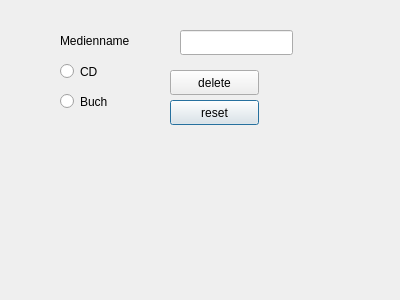
<?xml version="1.0" encoding="UTF-8"?>
<ui version="4.0">
 <class>delete_item</class>
 <widget class="QDialog" name="delete_item">
  <property name="geometry">
   <rect>
    <x>0</x>
    <y>0</y>
    <width>400</width>
    <height>300</height>
   </rect>
  </property>
  <property name="windowTitle">
   <string>Dialog</string>
  </property>
  <widget class="QLabel" name="label">
   <property name="geometry">
    <rect>
     <x>60</x>
     <y>30</y>
     <width>101</width>
     <height>21</height>
    </rect>
   </property>
   <property name="text">
    <string>Medienname</string>
   </property>
  </widget>
  <widget class="QLineEdit" name="ln_loeschen">
   <property name="geometry">
    <rect>
     <x>180</x>
     <y>30</y>
     <width>113</width>
     <height>25</height>
    </rect>
   </property>
  </widget>
  <widget class="QRadioButton" name="rb_cd">
   <property name="geometry">
    <rect>
     <x>60</x>
     <y>60</y>
     <width>112</width>
     <height>23</height>
    </rect>
   </property>
   <property name="text">
    <string>CD</string>
   </property>
  </widget>
  <widget class="QRadioButton" name="rb_book">
   <property name="geometry">
    <rect>
     <x>60</x>
     <y>90</y>
     <width>112</width>
     <height>23</height>
    </rect>
   </property>
   <property name="text">
    <string>Buch</string>
   </property>
  </widget>
  <widget class="QPushButton" name="reset">
   <property name="geometry">
    <rect>
     <x>170</x>
     <y>100</y>
     <width>89</width>
     <height>25</height>
    </rect>
   </property>
   <property name="text">
    <string>reset</string>
   </property>
  </widget>
  <widget class="QPushButton" name="bt_delete">
   <property name="geometry">
    <rect>
     <x>170</x>
     <y>70</y>
     <width>89</width>
     <height>25</height>
    </rect>
   </property>
   <property name="text">
    <string>delete</string>
   </property>
  </widget>
 </widget>
 <resources/>
 <connections>
  <connection>
   <sender>reset</sender>
   <signal>clicked()</signal>
   <receiver>ln_loeschen</receiver>
   <slot>clear()</slot>
   <hints>
    <hint type="sourcelabel">
     <x>202</x>
     <y>109</y>
    </hint>
    <hint type="destinationlabel">
     <x>230</x>
     <y>51</y>
    </hint>
   </hints>
  </connection>
 </connections>
</ui>
